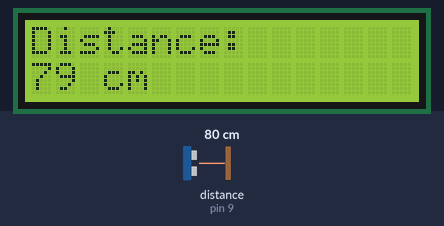
Recording of a sketch running on a simulated Arduino Uno, built with avr-gcc and run on an emulated ATmega328P. Shown: 16×2 character LCD. Wiring (inferred from the names in the program): ultrasonic range finder: trigger pin 10; echo pin 9. The inputs (shaded band) are chosen by the test bench; at power-on: distance to the obstacle (sensor on pin 9) 80 cm. The echo pulse lasts 58.3 µs per cm.

Above: at 1.2 s.
1.3 s: distance to the obstacle (sensor on pin 9) set to 2 cm
At 2.7 s:
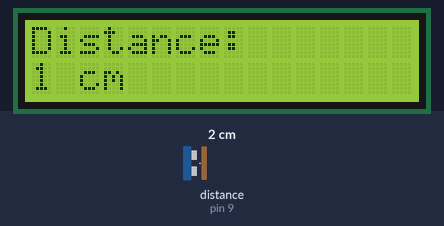
3.1 s: distance to the obstacle (sensor on pin 9) set to 4 cm
At 4.3 s:
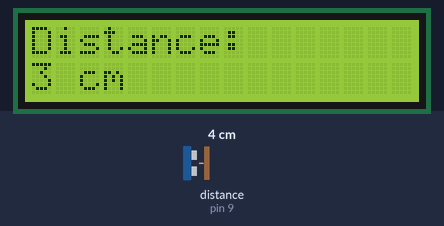
4.6 s: distance to the obstacle (sensor on pin 9) set to 9 cm
At 5.0 s:
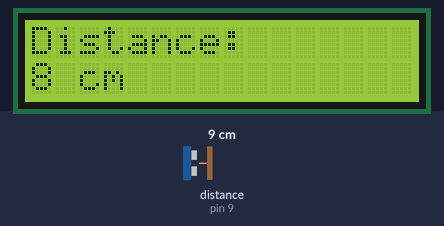
Timing chart, 0 to 7.6 s (numbered marks = the images above; inputs shaded):
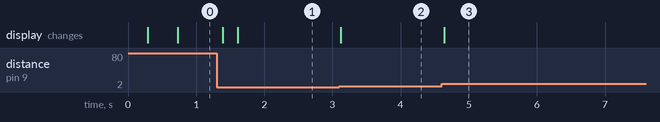

The sketch:

distance_meter.ino
```cpp
#include <Wire.h>
#include <LiquidCrystal_I2C.h>

LiquidCrystal_I2C lcd(0x27, 16, 2); // Address, columns, rows
#define echoPin 9
#define trigPin 10

long duration, distance;

void setup() {
  Serial.begin(9600);
  pinMode(trigPin, OUTPUT);
  pinMode(echoPin, INPUT);
  lcd.init();
  lcd.backlight();
}

void loop() {
  delay(200);
  // Triggering the ultrasonic sensor
  digitalWrite(trigPin, LOW);
  delayMicroseconds(2);
  digitalWrite(trigPin, HIGH);
  delayMicroseconds(10);
  digitalWrite(trigPin, LOW);

  // Reading the duration of the echo pulse
  duration = pulseIn(echoPin, HIGH);

  // Calculating distance in centimeters
  distance = duration * 0.034 / 2; // Speed of sound in air = 0.034 cm/μs

  // Displaying distance on the LCD
  lcd.clear();
  lcd.print("Distance:");
  lcd.setCursor(0, 1);
  lcd.print(distance);
  lcd.print(" cm");
}
```

Measured:
- after the input at 1.3 s, the display: first changes after 0.09 s (image 1 shows a later state)
- after the input at 3.1 s, the display: changes at once (image 2)
- after the input at 4.6 s, the display: changes at once (image 3)
